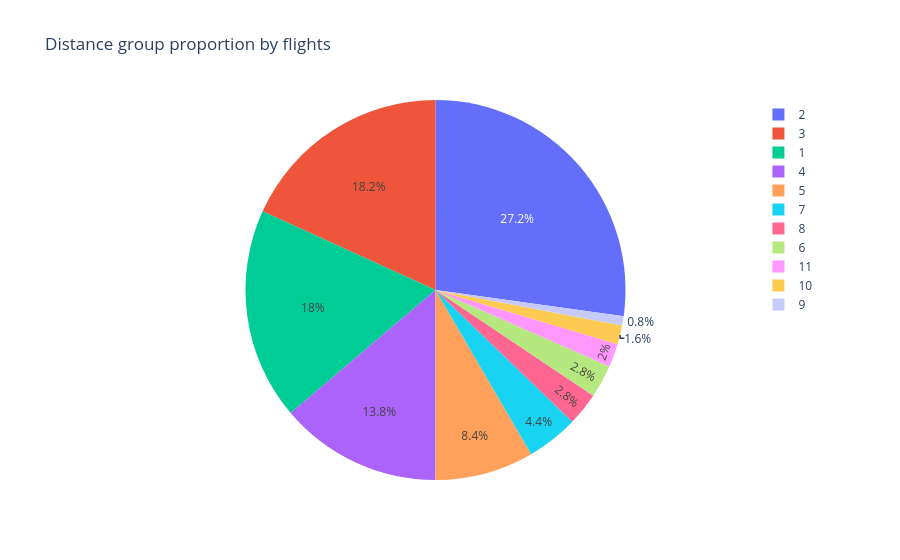

Source (notebook cell):
### Code cell
# 导入库
import pandas as pd                 # 表格处理
import plotly.express as px         # 画图（饼图等）
import dash                         # Dash：用纯 Python 写网页仪表盘
from dash import dcc                # dcc = Dash 的"核心组件"（图表 dcc.Graph、输入框 dcc.Input 等）
from dash import html               # html = 用 Python 写 HTML 标签（H1、P、Div 等）
from dash.dependencies import Input, Output   # 回调要用：Input=输入、Output=输出

# 读取"航空公司准点"数据（本地文件），并随机抽 500 行做演示
airline_data = pd.read_csv('Datasets/airline_data.csv',
                           encoding='ISO-8859-1',
                           dtype={'Div1Airport': str, 'Div1TailNum': str,
                                  'Div2Airport': str, 'Div2TailNum': str})

# random_state=42 → 每次抽样结果都一样，方便复现
data = airline_data.sample(n=500, random_state=42)

# 生成饼图：每个"距离组"（每 250 英里一个区间）占多少航班
fig = px.pie(data, values='Flights', names='DistanceGroup',
             title='Distance group proportion by flights')

# 先把这张图单独显示出来看看（仪表盘里要放的就是它）
fig.show()

### Figure 1 — Plotly figure (JSON) as saved in the notebook; plotly's stock layout.template omitted (floating-point values rounded to 4 significant figures; data arrays with more than 128 entries replaced by an {"elided": "..."} marker saying what was removed)
{"data": [{"domain": {"x": [0, 1], "y": [0, 1]}, "hovertemplate": "DistanceGroup=%{label}<br>Flights=%{value}<extra></extra>", "labels": {"elided": "500 int values"}, "legendgroup": "", "name": "", "showlegend": true, "type": "pie", "values": {"elided": "500 float values"}}], "layout": {"legend": {"tracegroupgap": 0}, "title": {"text": "Distance group proportion by flights"}}}
